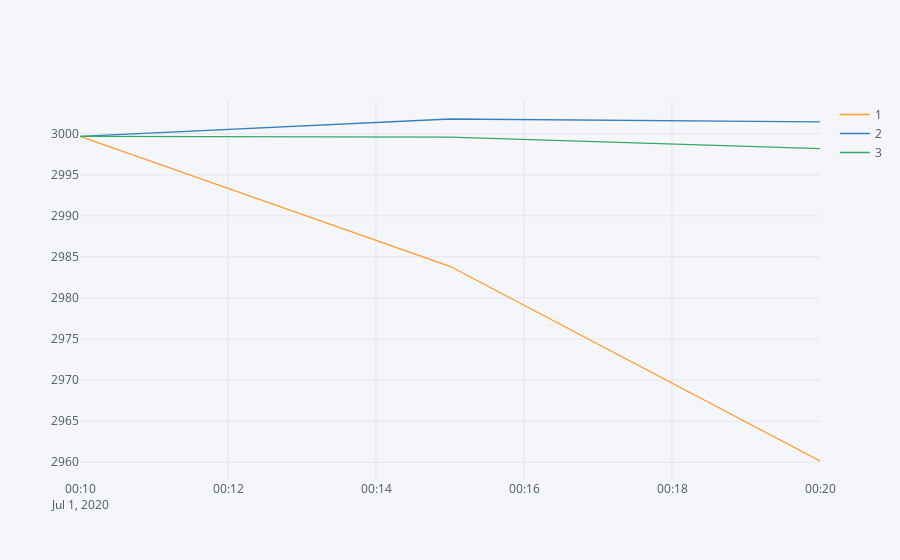

Write notebook code for a chart like this one.
### Markdown cell above
# plot

### Code cell
# total power
# choose sim_timestamp for which to plot all scenarios
sim_timestamp = sim_timestamps[0]

# all needed period timestamps: t0,t1,...
timestamps = pd.date_range(
    start=sim_timestamp - pd.Timedelta("5min"), periods=n_periods + 1, freq="5min"
)
plot_df = pd.DataFrame(index=timestamps, columns=range(1, n_scenarios + 1),)
for scenario_nr in range(1, n_scenarios + 1):
    s = all_scenarios_df.loc[(sim_timestamp, scenario_nr,)].sum(axis=1)
    s.loc[timestamps[0]] = grid.actuals.loc[timestamps[0]].loc["TotalPower"]

    plot_df[scenario_nr] = s

plot_df.iplot()
#plot_df.iplot(xTitle="Time", yTitle="MW", title="Total Wind Power", asImage=True,)

### Figure 1 — Plotly figure (JSON) as saved in the notebook; plotly's stock layout.template omitted (floating-point values rounded to 4 significant figures)
{"data": [{"line": {"color": "rgba(255, 153, 51, 1.0)", "dash": "solid", "shape": "linear", "width": 1.3}, "mode": "lines", "name": "1", "text": "", "type": "scatter", "x": ["2020-07-01 00:10:00+00:00", "2020-07-01 00:15:00+00:00", "2020-07-01 00:20:00+00:00"], "y": [3000.0, 2984.0, 2960.0]}, {"line": {"color": "rgba(55, 128, 191, 1.0)", "dash": "solid", "shape": "linear", "width": 1.3}, "mode": "lines", "name": "2", "text": "", "type": "scatter", "x": ["2020-07-01 00:10:00+00:00", "2020-07-01 00:15:00+00:00", "2020-07-01 00:20:00+00:00"], "y": [3000.0, 3002.0, 3001.0]}, {"line": {"color": "rgba(50, 171, 96, 1.0)", "dash": "solid", "shape": "linear", "width": 1.3}, "mode": "lines", "name": "3", "text": "", "type": "scatter", "x": ["2020-07-01 00:10:00+00:00", "2020-07-01 00:15:00+00:00", "2020-07-01 00:20:00+00:00"], "y": [3000.0, 3000.0, 2998.0]}], "layout": {"legend": {"bgcolor": "#F5F6F9", "font": {"color": "#4D5663"}}, "paper_bgcolor": "#F5F6F9", "plot_bgcolor": "#F5F6F9", "title": {"font": {"color": "#4D5663"}}, "xaxis": {"gridcolor": "#E1E5ED", "showgrid": true, "tickfont": {"color": "#4D5663"}, "title": {"font": {"color": "#4D5663"}, "text": ""}, "zerolinecolor": "#E1E5ED"}, "yaxis": {"gridcolor": "#E1E5ED", "showgrid": true, "tickfont": {"color": "#4D5663"}, "title": {"font": {"color": "#4D5663"}, "text": ""}, "zerolinecolor": "#E1E5ED"}}}
